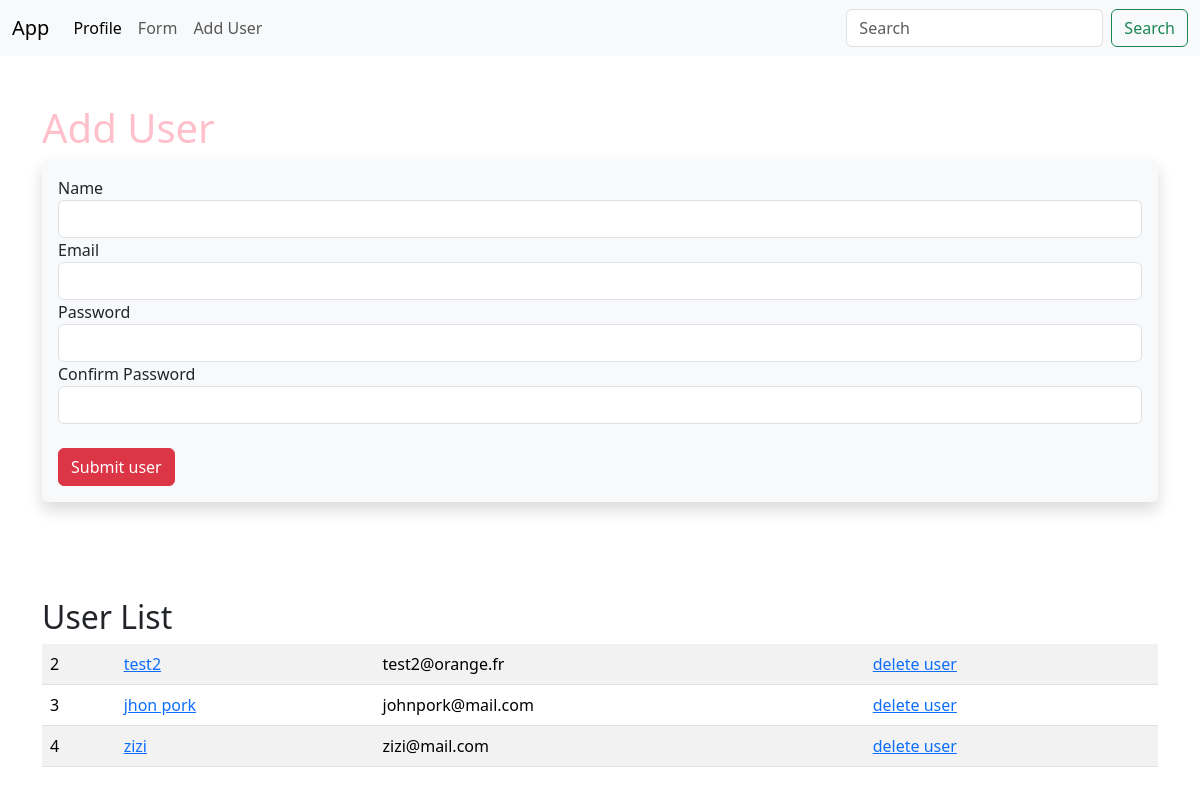
The page /user/add on the database as committed earlier.
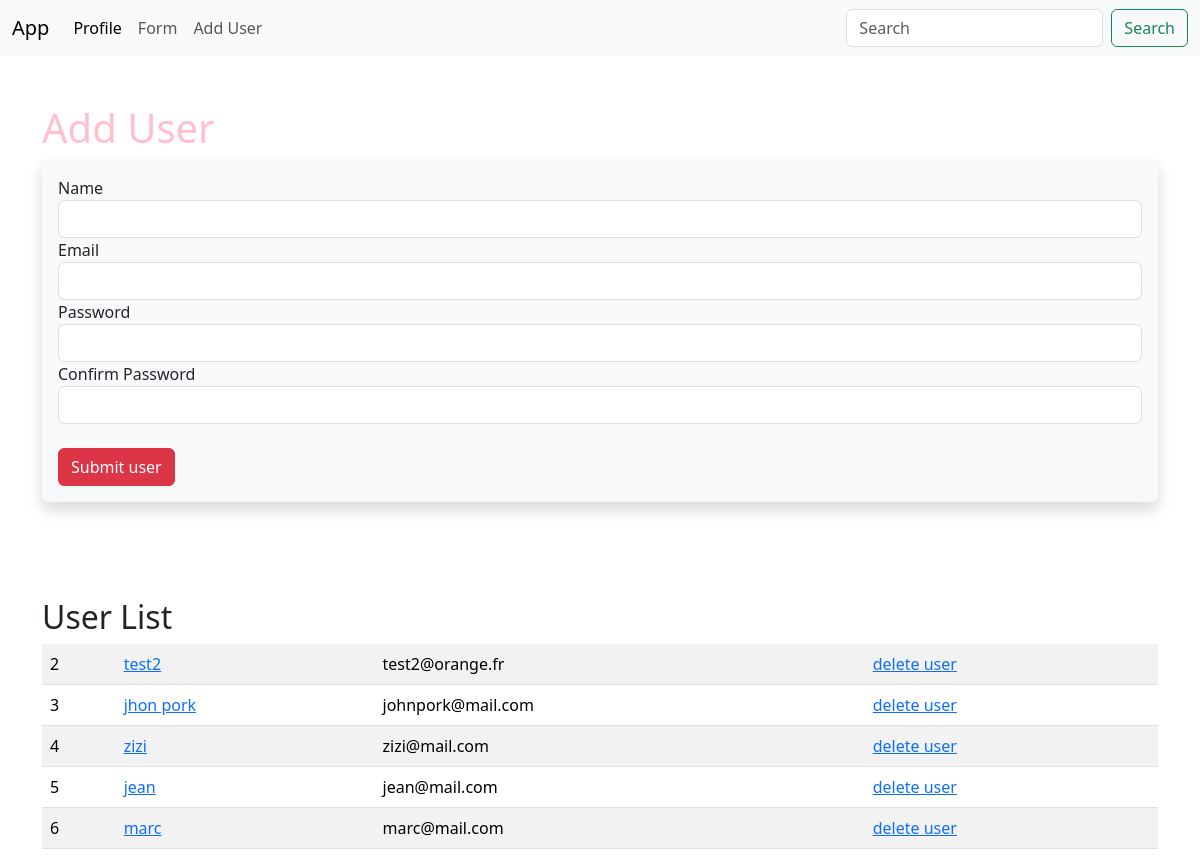
The same page on the database as committed later.
### app.py (models this page shows, shortened)
class Users(db.Model):
    id = db.Column(db.Integer, primary_key=True)
    name = db.Column(db.String(100), nullable=False)
    email = db.Column(db.String(100), nullable=False, unique=True)
    date_added = db.Column(db.DateTime, default=datetime.now())
    password_hash = db.Column(db.String(128))
    @property
    def password(self):
        raise AttributeError('Password is not a readable attribute')

### app.py (the view, shortened to what this page needs)
@app.route('/user/add', methods=['GET', 'POST'])
def add_user():
    name = None
    form = UserForm()
    our_users = Users.query.order_by(Users.date_added)
    return render_template('add_user.html',
                            form=form,
                            name=name,
                            our_users=our_users)

### app.py
class UserForm(FlaskForm):
    name = StringField('Name', validators=[DataRequired()])
    email = StringField('Email', validators=[DataRequired()])
    submit = SubmitField('Submit user')
    password_hash = PasswordField('Password',
                                  validators=[DataRequired(), EqualTo('password_hash2', message='Passwords not matching')])
    password_hash2 = PasswordField('Confirm Password',
                                   validators=[DataRequired()])

### templates/add_user.html (shortened to what this page needs)
{% extends 'base.html' %}
{% block content%}
    {% if name %}
        <p>
        Salut <strong>{{ name }} </strong>
    {% else %}
        <h1>Add User</h1>
        <div class="shadow p-3 mb-5 bg-body-tertiary rounded">
            <form method="POST">
                <div>
                    {{ form.name.label }} {{ form.name(class="form-control") }}
                </div>
                <div>
                    {{ form.email.label }} {{ form.email(class="form-control") }}
                </div>
                <div>
                    {{ form.password_hash.label }} {{ form.password_hash(class="form-control") }}
                </div>
                <div>
                    {{ form.password_hash2.label }} {{ form.password_hash2(class="form-control") }}
                </div>
                <div>
                    <br>
                    {{form.submit(class="btn btn-danger")}}
                </div>
            </form>
        </div>
    {% endif %}
    <br><br>
    <h2>User List</h2>
    <table class="table table-striped table-hover">
    {% for our_user in our_users %}
        <tr>
            <td>{{ our_user.id }}</td>
            <td><a href="{{ url_for('update', id=our_user.id )}}">{{ our_user.name }}</a></td>
            <td>{{ our_user.email }}</td>
            <td><a href="{{ url_for('delete', id=our_user.id )}}">delete user</a></td>
        </tr>
    {% endfor %}
    </table>
{% endblock %}

### templates/base.html (shortened to what this page needs)
<!doctype html>
<html lang="en">
  <head>
    <link href="https://cdn.jsdelivr.net/npm/bootstrap@5.3.3/dist/css/bootstrap.min.css" rel="stylesheet">
    <link href="{{url_for('static', filename='css/style.css')}}" rel="stylesheet">
  </head>
  <body>
    {% include 'navbar.html' %}
    <div class="container">
        <br></br>
        {% block content%}
        {% endblock %}
    </div>
  </body>
</html>

### templates/navbar.html (shortened to what this page needs)
<nav class="navbar navbar-expand-lg bg-body-tertiary">
    <div class="container-fluid">
      <a class="navbar-brand" href="{{url_for('home')}}">App</a>
      <div class="collapse navbar-collapse" id="navbarSupportedContent">
        <ul class="navbar-nav me-auto mb-2 mb-lg-0">
          <li class="nav-item">
            <a class="nav-link active" aria-current="page" href="{{url_for('user', name='jhon')}}">Profile</a>
          </li>
          <li class="nav-item">
            <a class="nav-link" href="{{url_for('form')}}">Form</a>
          </li>
          <li class="nav-item">
            <a class="nav-link" href="{{url_for('add_user')}}">Add User</a>
          </li>
        </ul>
        <form class="d-flex" role="search">
          <input class="form-control me-2" type="search" placeholder="Search" aria-label="Search">
          <button class="btn btn-outline-success" type="submit">Search</button>
        </form>
      </div>
    </div>
  </nav>

### static/css/style.css (style rules this page uses)
h1 { color: pink }

Rows that differ between the two databases and show on the page:
added Users: id "5", name "jean", email "jean@mail.com"
added Users: id "6", name "marc", email "marc@mail.com"
